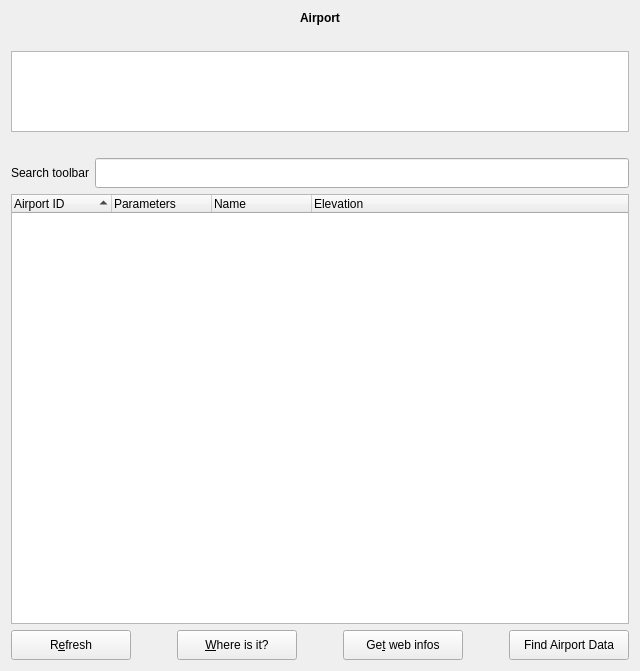
<?xml version="1.0" encoding="UTF-8"?>
<ui version="4.0">
 <class>opt_airport</class>
 <widget class="QWidget" name="opt_airport">
  <property name="geometry">
   <rect>
    <x>0</x>
    <y>0</y>
    <width>640</width>
    <height>671</height>
   </rect>
  </property>
  <property name="minimumSize">
   <size>
    <width>640</width>
    <height>480</height>
   </size>
  </property>
  <property name="windowTitle">
   <string>Airport</string>
  </property>
  <layout class="QGridLayout" name="gridLayout">
   <item row="0" column="0">
    <widget class="QLabel" name="wHeaderLabel">
     <property name="font">
      <font>
       <weight>75</weight>
       <bold>true</bold>
      </font>
     </property>
     <property name="text">
      <string>Airport</string>
     </property>
     <property name="alignment">
      <set>Qt::AlignCenter</set>
     </property>
    </widget>
   </item>
   <item row="1" column="0">
    <spacer name="verticalSpacer_2">
     <property name="orientation">
      <enum>Qt::Vertical</enum>
     </property>
     <property name="sizeType">
      <enum>QSizePolicy::Fixed</enum>
     </property>
     <property name="sizeHint" stdset="0">
      <size>
       <width>20</width>
       <height>20</height>
      </size>
     </property>
    </spacer>
   </item>
   <item row="2" column="0">
    <widget class="QTreeWidget" name="favorite">
     <property name="minimumSize">
      <size>
       <width>0</width>
       <height>81</height>
      </size>
     </property>
     <property name="maximumSize">
      <size>
       <width>16777215</width>
       <height>81</height>
      </size>
     </property>
     <property name="rootIsDecorated">
      <bool>false</bool>
     </property>
     <property name="itemsExpandable">
      <bool>false</bool>
     </property>
     <property name="allColumnsShowFocus">
      <bool>true</bool>
     </property>
     <property name="headerHidden">
      <bool>true</bool>
     </property>
     <property name="expandsOnDoubleClick">
      <bool>false</bool>
     </property>
     <property name="columnCount">
      <number>2</number>
     </property>
     <column>
      <property name="text">
       <string notr="true">1</string>
      </property>
     </column>
     <column>
      <property name="text">
       <string notr="true">2</string>
      </property>
     </column>
    </widget>
   </item>
   <item row="3" column="0">
    <spacer name="verticalSpacer">
     <property name="orientation">
      <enum>Qt::Vertical</enum>
     </property>
     <property name="sizeType">
      <enum>QSizePolicy::Fixed</enum>
     </property>
     <property name="sizeHint" stdset="0">
      <size>
       <width>20</width>
       <height>20</height>
      </size>
     </property>
    </spacer>
   </item>
   <item row="4" column="0">
    <layout class="QHBoxLayout" name="horizontalLayout_2">
     <item>
      <widget class="QLabel" name="label_search">
       <property name="text">
        <string>Search toolbar</string>
       </property>
      </widget>
     </item>
     <item>
      <widget class="QLineEdit" name="lineEdit_search">
       <property name="minimumSize">
        <size>
         <width>100</width>
         <height>30</height>
        </size>
       </property>
      </widget>
     </item>
    </layout>
   </item>
   <item row="5" column="0">
    <widget class="QTreeWidget" name="airportList">
     <property name="showDropIndicator" stdset="0">
      <bool>false</bool>
     </property>
     <property name="uniformRowHeights">
      <bool>true</bool>
     </property>
     <property name="sortingEnabled">
      <bool>true</bool>
     </property>
     <property name="animated">
      <bool>true</bool>
     </property>
     <property name="allColumnsShowFocus">
      <bool>true</bool>
     </property>
     <attribute name="headerCascadingSectionResizes">
      <bool>true</bool>
     </attribute>
     <attribute name="headerHighlightSections">
      <bool>true</bool>
     </attribute>
     <attribute name="headerShowSortIndicator" stdset="0">
      <bool>true</bool>
     </attribute>
     <column>
      <property name="text">
       <string>Airport ID</string>
      </property>
     </column>
     <column>
      <property name="text">
       <string>Parameters</string>
      </property>
     </column>
     <column>
      <property name="text">
       <string>Name</string>
      </property>
     </column>
     <column>
      <property name="text">
       <string>Elevation</string>
      </property>
     </column>
    </widget>
   </item>
   <item row="6" column="0">
    <layout class="QHBoxLayout" name="horizontalLayout">
     <item>
      <widget class="QPushButton" name="btn_Refresh">
       <property name="minimumSize">
        <size>
         <width>120</width>
         <height>30</height>
        </size>
       </property>
       <property name="maximumSize">
        <size>
         <width>180</width>
         <height>16777215</height>
        </size>
       </property>
       <property name="cursor">
        <cursorShape>PointingHandCursor</cursorShape>
       </property>
       <property name="whatsThis">
        <string>Reload the list</string>
       </property>
       <property name="text">
        <string>R&amp;efresh</string>
       </property>
      </widget>
     </item>
     <item>
      <spacer name="horizontalSpacer_3">
       <property name="orientation">
        <enum>Qt::Horizontal</enum>
       </property>
       <property name="sizeHint" stdset="0">
        <size>
         <width>40</width>
         <height>20</height>
        </size>
       </property>
      </spacer>
     </item>
     <item>
      <widget class="QPushButton" name="btn_ShowPlace">
       <property name="minimumSize">
        <size>
         <width>120</width>
         <height>30</height>
        </size>
       </property>
       <property name="maximumSize">
        <size>
         <width>180</width>
         <height>16777215</height>
        </size>
       </property>
       <property name="cursor">
        <cursorShape>PointingHandCursor</cursorShape>
       </property>
       <property name="whatsThis">
        <string>Show you where the selected airport is in a world map</string>
       </property>
       <property name="text">
        <string>&amp;Where is it?</string>
       </property>
      </widget>
     </item>
     <item>
      <spacer name="horizontalSpacer_2">
       <property name="orientation">
        <enum>Qt::Horizontal</enum>
       </property>
       <property name="sizeHint" stdset="0">
        <size>
         <width>40</width>
         <height>20</height>
        </size>
       </property>
      </spacer>
     </item>
     <item>
      <widget class="QPushButton" name="btn_WebInfo">
       <property name="enabled">
        <bool>true</bool>
       </property>
       <property name="minimumSize">
        <size>
         <width>120</width>
         <height>30</height>
        </size>
       </property>
       <property name="maximumSize">
        <size>
         <width>180</width>
         <height>16777215</height>
        </size>
       </property>
       <property name="cursor">
        <cursorShape>PointingHandCursor</cursorShape>
       </property>
       <property name="whatsThis">
        <string>Works only for french airports yet.
Open the web browser defined in configuration dialog at an official information page for french airports.</string>
       </property>
       <property name="text">
        <string>Ge&amp;t web infos</string>
       </property>
       <property name="shortcut">
        <string>Alt+T</string>
       </property>
       <property name="flat">
        <bool>false</bool>
       </property>
      </widget>
     </item>
     <item>
      <spacer name="horizontalSpacer">
       <property name="orientation">
        <enum>Qt::Horizontal</enum>
       </property>
       <property name="sizeHint" stdset="0">
        <size>
         <width>40</width>
         <height>20</height>
        </size>
       </property>
      </spacer>
     </item>
     <item>
      <widget class="QPushButton" name="btn_FindAirport">
       <property name="minimumSize">
        <size>
         <width>120</width>
         <height>30</height>
        </size>
       </property>
       <property name="maximumSize">
        <size>
         <width>180</width>
         <height>16777215</height>
        </size>
       </property>
       <property name="cursor">
        <cursorShape>PointingHandCursor</cursorShape>
       </property>
       <property name="whatsThis">
        <string>Find an airport in the FG_ROOT/Airports/apt.dat.gz file. The research is by ICAO code, by name (case insensitive) or coordinates.</string>
       </property>
       <property name="text">
        <string>Find Airport Data</string>
       </property>
      </widget>
     </item>
    </layout>
   </item>
  </layout>
 </widget>
 <layoutdefault spacing="6" margin="11"/>
 <pixmapfunction>qPixmapFromMimeSource</pixmapfunction>
 <includes>
  <include location="local">klineedit.h</include>
  <include location="local">klineedit.h</include>
  <include location="local">kcombobox.h</include>
 </includes>
 <resources/>
 <connections/>
</ui>
